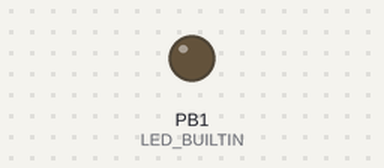
Simulated run of this sketch. Board: ATtiny85, built with avr-gcc and run on an emulated ATtiny85. On the bench: output pins drawn as LEDs (lit = HIGH).

Above: at 0.1 s.
At 38.2 s:
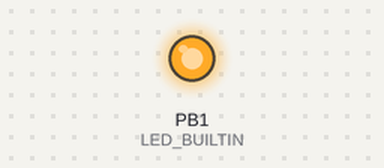
Timing chart, 0 to 40.0 s (numbered marks = the images above):
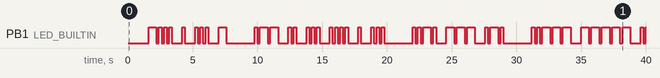

Measured:
- by itself, PB1 (LED_BUILTIN): LOW → HIGH at 1.6 s, → LOW 0.60 s later, → HIGH 0.20 s later, → LOW 0.20 s later, … (93 changes in this stretch)

The sketch:

GiftFirmware.ino
```cpp
#include "DigiKeyboard.h"

#define LED_BUILTIN 1

//For letters
char* letters[] = {
".-", "-...", "-.-.", "-..", ".", "..-.", "--.", "....", "..", // A-I
".---", "-.-", ".-..", "--", "-.", "---", ".--.", "--.-", ".-.", // J-R
"...", "-", "..-", "...-", ".--", "-..-", "-.--", "--.." // S-Z
};

//For Numbers
char* numbers[] = {
  "-----", ".----", "..---", "...--", "....-", ".....",
"-....", "--...", "---..", "----."
};
int dotDelay = 200;

void sendMorse(const char *str) {
  for(int i = 0; str[i] != '\0'; i++) {
    const char c = str[i];

    if(c == ' ') {
      // space
      DigiKeyboard.delay(dotDelay * 7);
    } else {
      // regular letter
      if(c >= 'a' && c <= 'z') {
        flashSequence(letters[c - 'a']);
      } else {
        flashSequence(numbers[c - '0']);
      }
      DigiKeyboard.delay(dotDelay * 3); //inter-letter space
    }
  }
}

void flashSequence(char* sequence) {
  int i = 0;
  while (sequence[i] != '\0') {
    flashDotOrDash(sequence[i++]);
  }
}


void flashDotOrDash(char dotOrDash) {
  digitalWrite(LED_BUILTIN, HIGH);
  if (dotOrDash == '.') DigiKeyboard.delay(dotDelay);
  else DigiKeyboard.delay(dotDelay * 3);
  digitalWrite(LED_BUILTIN, LOW);
  DigiKeyboard.delay(dotDelay);
}


const uint8_t HEART[] PROGMEM = {8, 70, 11, 70, 129, 6, 74, 7, 74, 129, 4, 78, 3, 78, 129, 2, 81, 1, 81, 129, 1, 101, 129, 103, 129, 103, 129, 103, 129, 1, 101, 129, 2, 99, 129, 3, 97, 129, 4, 95, 129, 6, 91, 129, 8, 87, 129, 10, 83, 129, 12, 79, 129, 14, 75, 129, 16, 71, 129, 18, 67, 129, 19, 65};
const char * const HEARTCHARS[] = { " ", "#", "\n" };

#define GETCODE(x) ((uint8_t)(x >> 6))
#define GETCOUNT(x) ((uint8_t)(x & 0x3f))

void printHeart() {
  DigiKeyboard.sendKeyStroke(0);
  DigiKeyboard.println("                        ");
  DigiKeyboard.println();
  DigiKeyboard.println();

  for(int i = 0; i < sizeof(HEART); i++) {
    uint8_t x = pgm_read_byte(&HEART[i]);
    const char *str = HEARTCHARS[GETCODE(x)];

    for(byte j = 0; j < GETCOUNT(x); j++) {
      if(str[0] == '\n') DigiKeyboard.println();
      else DigiKeyboard.print(str);
    }
  }
  DigiKeyboard.println();
  DigiKeyboard.println();
  DigiKeyboard.println(F("         Thank you for playing"));
  DigiKeyboard.println(F("      OverTheWire Advent CTF 2019"));
  DigiKeyboard.println();
}

void setup() {
  // don't need to set anything up to use DigiKeyboard
  pinMode(LED_BUILTIN, OUTPUT);
}

const char msg1[] PROGMEM = "The important thing is not to stop questioning. Curiosity has its own reason for existing. -- Albert Einstein";
const char msg2[] PROGMEM = "OverTheWire Advent Bonanza CTF will return in 2020! We would be terribly disappointed if you did not join us again :)";

#define REPEATS 3

void loop() {
  static int counter = 0;

  printHeart();

  switch(counter) {
    case 0 ... (REPEATS-1):
          sendMorse("best wishes for 2020 from the overthewire advent ctf team"); break;
    case REPEATS: sendMorse("what other secrets are hiding in this device"); break;
    case REPEATS+1: sendMorse("rira pnrfne jbhyq pbafvqre neqhvab vfc jvgu nieqhqr"); break;
  }

  counter++;
  counter %= (REPEATS+2);

  DigiKeyboard.delay(5000);
}
```
